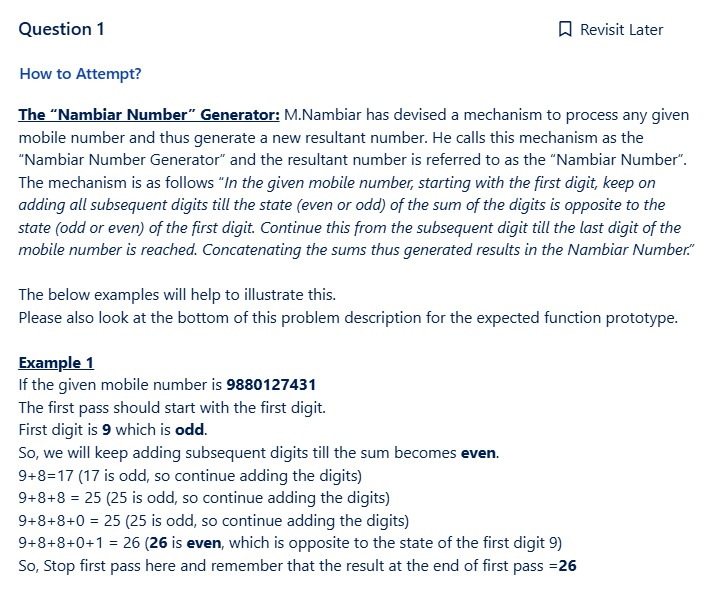
#> input picture workdata/src/IMG-20260902-WA0000.jpg, 715 x 598 px
$ python bands.py src/IMG-20260902-WA0000.jpg
#> lines starting #> are read from the running program, lines starting #| are printed output that depends on the picture
import sys
from PIL import Image, ImageDraw
import numpy as np

path = sys.argv[1]
im = Image.open(path).convert("RGB")
#> im is the input picture: PIL image 715x598 RGB; mean R, G, B 238.3, 240.3, 242.4
a = np.asarray(im).astype(int)
h, w, _ = a.shape
#> h = 598; w = 715

# ---- content_top: last blue/dark row in [120,380] ----
content_top = 0
for y in range(120, min(390, h)):
    row = a[y]
    r = row[:, 0].mean(); g = row[:, 1].mean(); b = row[:, 2].mean()
    if (b > 150 and b - r > 30) or (r < 65 and g < 65 and b < 75):
        content_top = y
#> this loop made 270 passes
#> (r, g, b) on passes 1 to 3: (247.2, 253.6, 253.8), (166.4, 171, 177.6), (251.2, 253, 253)
content_top += 3

# ---- content_bottom: detect bottom toolbar / "Show Answer" area ----
# From bottom up, find first long dark strip (nav) then stop; else use h.
content_bottom = h
#> content_bottom = 598
for y in range(h - 1, int(h * 0.55), -1):
    row = a[y]
    r = row[:, 0].mean(); g = row[:, 1].mean(); b = row[:, 2].mean()
    if r < 65 and g < 65 and b < 75:
        content_bottom = y
#> this loop made 269 passes
#> (r, g, b) on passes 1 to 3: (255, 255, 255), (255, 255, 255), (255, 255, 255)

x0, x1 = 30, w - 30
#> x0 = 30; x1 = 685
strip = a[:, x0:x1, :]
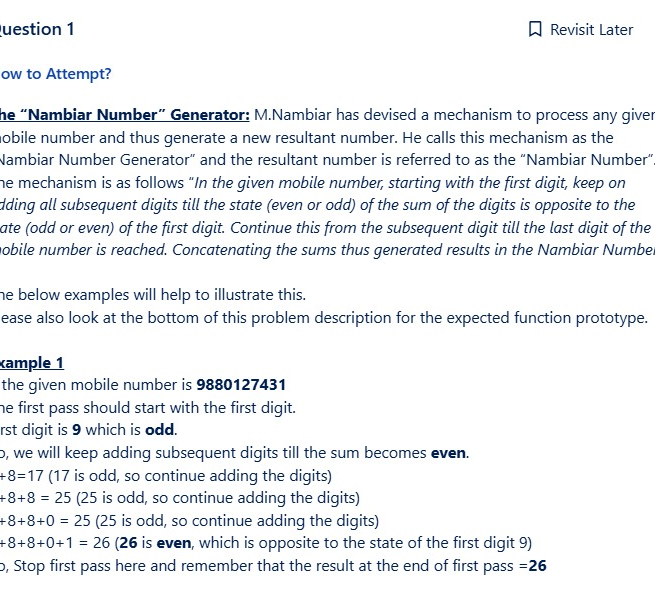
#> strip: shape (598, 655, 3) int64; mean R, G, B 237.4, 239.4, 241.7

def is_gap(y):
#> called with y = 0
    seg = strip[y]
#> seg = 655 rows, first 8: [255, 255, 255], [255, 255, 255], [255, 255, 255], [255, 255, 255], [255, 255, 255], [255, 255, 255], [255, 255, 255], [255, 255, 255]
    r = seg[:, 0]; g = seg[:, 1]; b = seg[:, 2]
#> after `r = seg[:, 0]`: r = 655 values from 255 to 255
#> after `g = seg[:, 1]`: g = 655 values from 255 to 255
#> after `b = seg[:, 2]`: b = 655 values from 255 to 255
    mx = np.maximum(np.maximum(r, g), b)
#> mx = 655 values from 255 to 255
    mn = np.minimum(np.minimum(r, g), b)
#> mn = 655 values from 255 to 255
    neutral = (mx - mn) < 10
    grayval = (r > 224) & (r < 246)
    gray = neutral & grayval
    return gray.mean() > 0.75

gap = np.array([is_gap(y) for y in range(h)])
#> in is_gap (call 16), `seg = strip[y]`: seg = 655 rows, first 8: [255, 254, 255], [255, 254, 255], [255, 255, 255], [255, 255, 253], [255, 255, 255], [255, 255, 255], [255, 255, 255], [255, 255, 255]
#> in is_gap (call 17), `seg = strip[y]`: seg = 655 rows, first 8: [255, 254, 253], [255, 252, 251], [255, 255, 253], [255, 255, 251], [255, 255, 253], [255, 255, 253], [255, 255, 255], [255, 255, 255]
#> in is_gap (call 18), `seg = strip[y]`: seg = 655 rows, first 8: [255, 252, 253], [255, 254, 253], [255, 255, 253], [255, 255, 253], [255, 255, 253], [255, 254, 255], [254, 255, 255], [254, 255, 255]
#> in is_gap (call 19), `seg = strip[y]`: seg = 655 rows, first 8: [255, 254, 255], [255, 255, 253], [254, 255, 255], [254, 255, 255], [254, 255, 255], [254, 255, 255], [254, 255, 255], [254, 255, 255]
#> in is_gap (call 20), `seg = strip[y]`: seg = 655 rows, first 8: [255, 253, 254], [253, 253, 251], [254, 255, 255], [254, 255, 255], [254, 255, 255], [254, 255, 255], [254, 255, 255], [254, 255, 255]
#> in is_gap (call 21), `seg = strip[y]`: seg = 655 rows, first 8: [252, 254, 251], [254, 255, 251], [255, 255, 253], [254, 255, 253], [254, 255, 255], [254, 255, 255], [254, 255, 253], [255, 255, 253]
#> in is_gap (call 22), `seg = strip[y]`: seg = 655 rows, first 8: [250, 255, 249], [254, 255, 250], [255, 255, 251], [255, 255, 253], [255, 255, 255], [255, 255, 253], [255, 255, 251], [255, 255, 251]
#> in is_gap (call 23), `seg = strip[y]`: seg = 655 rows, first 8: [244, 251, 243], [254, 255, 246], [255, 255, 253], [255, 253, 255], [255, 254, 255], [255, 254, 255], [255, 253, 253], [255, 254, 251]
#> in is_gap (call 24), `seg = strip[y]`: seg = 655 rows, first 8: [249, 255, 255], [249, 251, 246], [255, 254, 255], [255, 253, 255], [255, 254, 255], [255, 254, 255], [255, 253, 253], [255, 253, 251]
#> in is_gap (call 25), `seg = strip[y]`: seg = 655 rows, first 8: [218, 224, 246], [249, 251, 255], [255, 254, 255], [253, 252, 255], [252, 255, 255], [252, 253, 255], [255, 254, 249], [255, 255, 248]
#> in is_gap (call 26), `seg = strip[y]`: seg = 655 rows, first 8: [126, 132, 164], [249, 254, 255], [252, 254, 255], [251, 255, 255], [244, 253, 255], [249, 255, 255], [255, 255, 253], [255, 255, 251]
#> in is_gap (call 27), `seg = strip[y]`: seg = 655 rows, first 8: [65, 74, 105], [232, 237, 255], [223, 229, 253], [42, 53, 75], [27, 42, 65], [194, 207, 226], [249, 255, 255], [251, 255, 255]
#> in is_gap (call 28), `seg = strip[y]`: seg = 655 rows, first 8: [43, 54, 82], [223, 232, 255], [224, 233, 255], [46, 60, 89], [21, 40, 70], [192, 210, 234], [247, 255, 255], [248, 255, 255]
#> in is_gap (call 29), `seg = strip[y]`: seg = 655 rows, first 8: [43, 55, 81], [225, 234, 255], [223, 234, 255], [36, 51, 80], [15, 39, 67], [193, 213, 237], [245, 255, 255], [243, 254, 255]
#> in is_gap (call 30), `seg = strip[y]`: seg = 655 rows, first 8: [42, 54, 78], [223, 233, 255], [224, 235, 255], [41, 56, 85], [21, 42, 71], [190, 210, 234], [247, 255, 255], [248, 255, 255]
#> in is_gap (call 31), `seg = strip[y]`: seg = 655 rows, first 8: [76, 88, 110], [237, 245, 255], [224, 231, 255], [40, 51, 81], [22, 41, 71], [196, 214, 238], [249, 255, 255], [251, 255, 255]
#> in is_gap (call 32), `seg = strip[y]`: seg = 655 rows, first 8: [131, 144, 163], [246, 255, 255], [225, 233, 254], [46, 55, 84], [22, 36, 71], [192, 207, 236], [248, 255, 255], [247, 255, 255]
#> in is_gap (call 33), `seg = strip[y]`: seg = 655 rows, first 8: [220, 233, 250], [245, 255, 255], [235, 244, 255], [71, 81, 106], [16, 27, 72], [158, 173, 214], [240, 255, 255], [241, 255, 255]
#> in is_gap (call 34), `seg = strip[y]`: seg = 655 rows, first 8: [244, 255, 255], [245, 255, 255], [247, 255, 255], [128, 136, 155], [18, 27, 68], [12, 26, 65], [84, 103, 120], [65, 87, 101]
#> in is_gap (call 35), `seg = strip[y]`: seg = 655 rows, first 8: [242, 254, 255], [246, 255, 255], [248, 255, 255], [237, 245, 255], [120, 130, 155], [20, 32, 58], [17, 34, 44], [71, 89, 99]
#> in is_gap (call 36), `seg = strip[y]`: seg = 655 rows, first 8: [114, 121, 137], [244, 251, 255], [250, 255, 255], [249, 254, 255], [248, 255, 255], [242, 251, 255], [245, 255, 255], [242, 255, 255]
#> in is_gap (call 37), `seg = strip[y]`: seg = 655 rows, first 8: [21, 27, 41], [95, 100, 106], [235, 236, 238], [254, 255, 255], [247, 251, 254], [249, 255, 255], [244, 254, 255], [244, 254, 255]
#> in is_gap (call 38), `seg = strip[y]`: seg = 655 rows, first 8: [247, 251, 255], [252, 255, 255], [255, 255, 255], [249, 248, 246], [254, 255, 253], [252, 255, 255], [250, 255, 255], [251, 255, 255]
#> in is_gap (call 39), `seg = strip[y]`: seg = 655 rows, first 8: [251, 254, 255], [254, 255, 255], [252, 250, 253], [255, 255, 253], [255, 255, 253], [248, 249, 251], [254, 255, 255], [252, 255, 255]
#> in is_gap (call 40), `seg = strip[y]`: seg = 655 rows, first 8: [251, 254, 255], [252, 253, 255], [255, 254, 255], [255, 254, 255], [252, 250, 251], [255, 255, 255], [252, 251, 255], [254, 255, 255]

# group non-gap rows within [content_top, content_bottom] into bands,
# separated by gap runs of >=6 rows
bands = []
y = content_top
MINGAP = 6
while y < content_bottom:
    if gap[y]:
        y += 1
        continue
    start = y
    run_gap = 0
    while y < content_bottom:
        if gap[y]:
            run_gap += 1
            if run_gap >= MINGAP:
                break
        else:
            run_gap = 0
        y += 1
    end = y - run_gap
    if end - start > 12:
        bands.append((start, end))
    y += 1
#> after the loop, bands = [(3, 598)]; y = 599

print("content_top", content_top, "content_bottom", content_bottom)
#| content_top 3 content_bottom 598
for i, (s, e) in enumerate(bands):
    print(f"band {i}: y={s}-{e} h={e-s}")
#> this loop made 1 pass
#| band 0: y=3-598 h=595

# debug overlay (scaled)
dbg = im.copy()
d = ImageDraw.Draw(dbg)
for i, (s, e) in enumerate(bands):
    d.rectangle([x0, s, x1, e], outline=(255, 0, 0), width=3)
    d.text((x0 + 5, s + 2), str(i), fill=(255, 0, 0))
scale = 480.0 / w
#> scale = 0.671
dbg = dbg.resize((480, int(h * scale)))
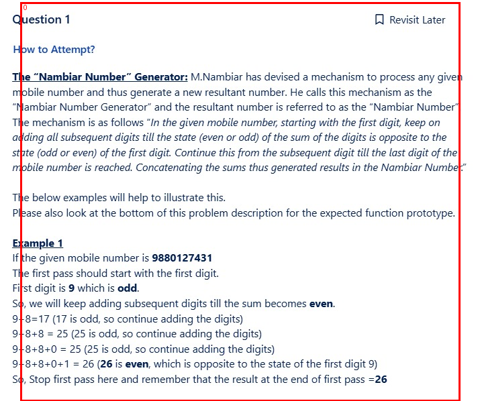
#> dbg: PIL image 480x401 RGB; mean R, G, B 238.2, 235.9, 238
dbg.save("/app/workdata/debug.png")
print("saved debug")
